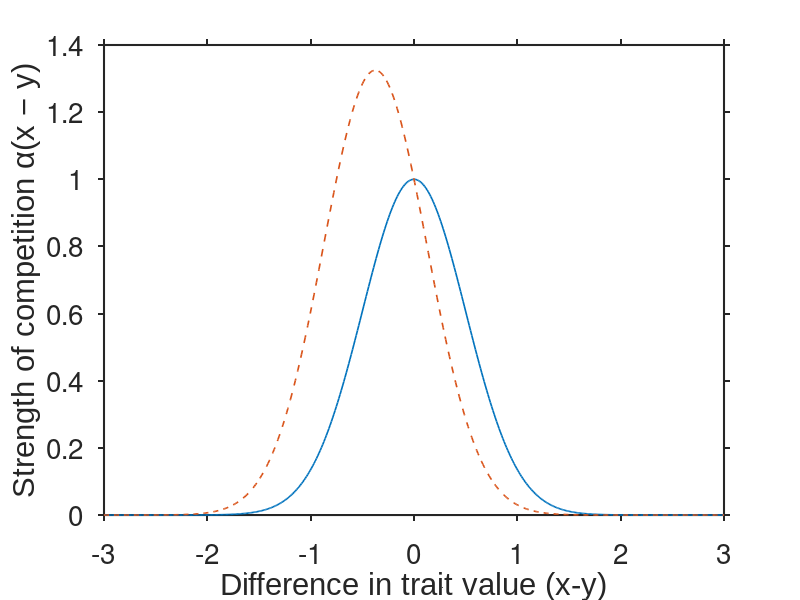

Write MATLAB code to recreate this figure. (Note: this script raises an error after producing the figure.)
%%Alice Henman%%
%%Evolutionary Branching in Models for Symmetric and Asymmetric
%%Competition%%
set(0,'defaultTextFontName', 'Arial');
set(0,'defaultaxesfontsize', 20); % 25 for 1X3, 20 for 1X2 figures
%set(0,'defaultLegendInterpreter','latex');
set(0,'defaultAxesTickLabelInterpreter','none');
set(0,'defaulttextinterpreter','none');
set(0,'defaultAxesXGrid','off');
set(0,'defaultAxesYGrid','off');
set(0,'defaultAxesTickDir','out');
set(0,'defaultAxesLineWidth',1.5);

%Gaussian Competition function: alpha(x-y)
function alpha = alpha(z,sigma,beta)
    alpha = exp(sigma.^2.*beta.^2/2).*exp(-(z+sigma.^2.*beta).^2./(2.*sigma.^2));
end
% z represents x-y
z=linspace(-3,3,500);

%parameters
sigma = 0.5;%width
sigma0 = 1;
beta0 = 0;   %symmetrical
beta1 = 1.5; %asymmetric

figure;
plot(z,alpha(z,sigma,beta0),'DisplayName', sprintf('β = %.1f',beta0), ...
    'LineWidth',1.2);
hold on;    %Plotting 2 plots on 1
plot(z,alpha(z,sigma,beta1),"--",'DisplayName', sprintf('β = %.1f',beta1), ...
    'LineWidth',1.2);  %To differentiate curves in black and white
xlabel('Difference in trait value (x-y)');
ylabel('Strength of competition α(x − y)');
ax=gca;
ax.FontSize = 18;    %sets axes labels and titles size
legend(FontSize=18); %sets legend fontsize
legend('boxoff');    %Removes box around legend



%(Mexican hat) Wavelet Competition function
function alpha1=alpha1(z,sigma,beta)
    alpha1 = exp(sigma.^2.*beta.^2/2).* ...
(1.-((z+sigma.^2.*beta)./sigma).^2).*exp(-(z+sigma.^2.*beta).^2./(2*sigma^2));
end

figure;
plot(z,alpha1(z,sigma,beta0),'DisplayName', sprintf('σ_α = %.2f',sigma), ...
    "LineWidth",1.5);
hold on;
plot(z,alpha1(z,sigma0,beta0),'--','DisplayName', sprintf('σ_α = %.2f',sigma0), ...
    "LineWidth",1.5);
xlabel('Difference in trait value (x-y)');
ylabel('Strength of competition α(x − y)');
grid on;
ax=gca;
ax.FontSize = 18;
legend(FontSize=18);
legend('boxoff');

%Double Gaussian Carrying capacity K(x)
function Gauss=G(sigma,x0,x)
    Gauss = exp(-(x-x0).^2./(2*sigma^2));
end

function K=K(C1,C2,sigma1,sigma2,x0,x)
    K = C1*G(sigma1,x0,x)-C2*G(sigma2,x0,x);
end

%Parameters
C1 = 2.5;%5*rand;
C2 = 2;%C1*rand;
sigma1 = 0.3;%0.5*rand;
sigma2 = 0.15;%sigma1*sqrt(C2/C1)*rand;
x0 = 1.5;%1+5*rand;

x=linspace(0,3,500);

figure;
plot(x,K(C1,C2,sigma1,sigma2,x0,x),"LineWidth",1.5);
hold on;
xlabel('Trait value x');
ylabel('Carrying Capacity, K(x)');
grid on;
ax=gca;
ax.FontSize = 18;
